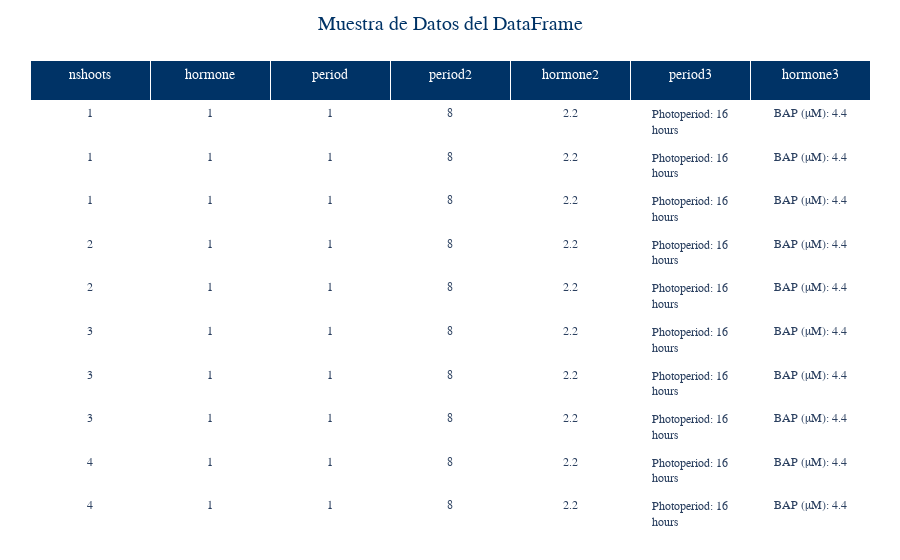

This figure's notebook cell:
### Code cell
import pandas as pd
import plotly.graph_objects as go

# Leer el archivo Excel 'trajan.xlsx' en un DataFrame
file_path = 'C:/Users/Acer/Downloads/trajan.xlsx'
df = pd.read_excel(file_path, engine='openpyxl')

# Seleccionar una muestra de los datos para mostrar
sample_df = df.head(10)  # Muestra las primeras 10 filas, ajusta según sea necesario

# Crear la tabla interactiva con Plotly
fig = go.Figure(data=[go.Table(
    header=dict(
        values=list(sample_df.columns),  # Nombres de las columnas
        fill_color='#003366',  # Color de fondo del encabezado (un azul oscuro profesional)
        font=dict(color='white', size=14, family="Verdana"),  # Color del texto y fuente del encabezado
        align='center',  # Alineación del texto
        height=40,  # Altura de las celdas en el encabezado
    ),
    cells=dict(
        values=[sample_df[col] for col in sample_df.columns],  # Valores de las celdas
        fill_color='rgba(255, 255, 255, 0.7)',  # Color de fondo de las celdas (blanco con un poco de opacidad)
        align='center',  # Alineación del texto
        font=dict(size=12, family="Verdana"),  # Fuente del texto
        height=40,  # Altura de las celdas
    )
)])

# Personalizar el diseño de la tabla
fig.update_layout(
    title='Muestra de Datos del DataFrame',  # Título de la tabla
    title_x=0.5,  # Alineación del título en el centro
    title_font=dict(size=20, color='#003366', family="Verdana"),  # Fuente del título
    plot_bgcolor='white',  # Color de fondo del gráfico
    paper_bgcolor='white',  # Color de fondo del papel
    margin=dict(l=30, r=30, t=60, b=30)  # Márgenes de la tabla
)

# Mostrar la figura
fig.show()

### Figure 1 — Plotly figure (JSON) as saved in the notebook; plotly's stock layout.template omitted (floating-point values rounded to 4 significant figures)
{"data": [{"cells": {"align": "center", "fill": {"color": "rgba(255, 255, 255, 0.7)"}, "font": {"family": "Verdana", "size": 12}, "height": 40, "values": [[1, 1, 1, 2, 2, 3, 3, 3, 4, 4], [1, 1, 1, 1, 1, 1, 1, 1, 1, 1], [1, 1, 1, 1, 1, 1, 1, 1, 1, 1], [8, 8, 8, 8, 8, 8, 8, 8, 8, 8], [2.2, 2.2, 2.2, 2.2, 2.2, 2.2, 2.2, 2.2, 2.2, 2.2], ["Photoperiod: 16 hours", "Photoperiod: 16 hours", "Photoperiod: 16 hours", "Photoperiod: 16 hours", "Photoperiod: 16 hours", "Photoperiod: 16 hours", "Photoperiod: 16 hours", "Photoperiod: 16 hours", "Photoperiod: 16 hours", "Photoperiod: 16 hours"], ["BAP (μM): 4.4", "BAP (μM): 4.4", "BAP (μM): 4.4", "BAP (μM): 4.4", "BAP (μM): 4.4", "BAP (μM): 4.4", "BAP (μM): 4.4", "BAP (μM): 4.4", "BAP (μM): 4.4", "BAP (μM): 4.4"]]}, "header": {"align": "center", "fill": {"color": "#003366"}, "font": {"color": "white", "family": "Verdana", "size": 14}, "height": 40, "values": ["nshoots", "hormone", "period", "period2", "hormone2", "period3", "hormone3"]}, "type": "table"}], "layout": {"margin": {"b": 30, "l": 30, "r": 30, "t": 60}, "paper_bgcolor": "white", "plot_bgcolor": "white", "title": {"font": {"color": "#003366", "family": "Verdana", "size": 20}, "text": "Muestra de Datos del DataFrame", "x": 0.5}}}
